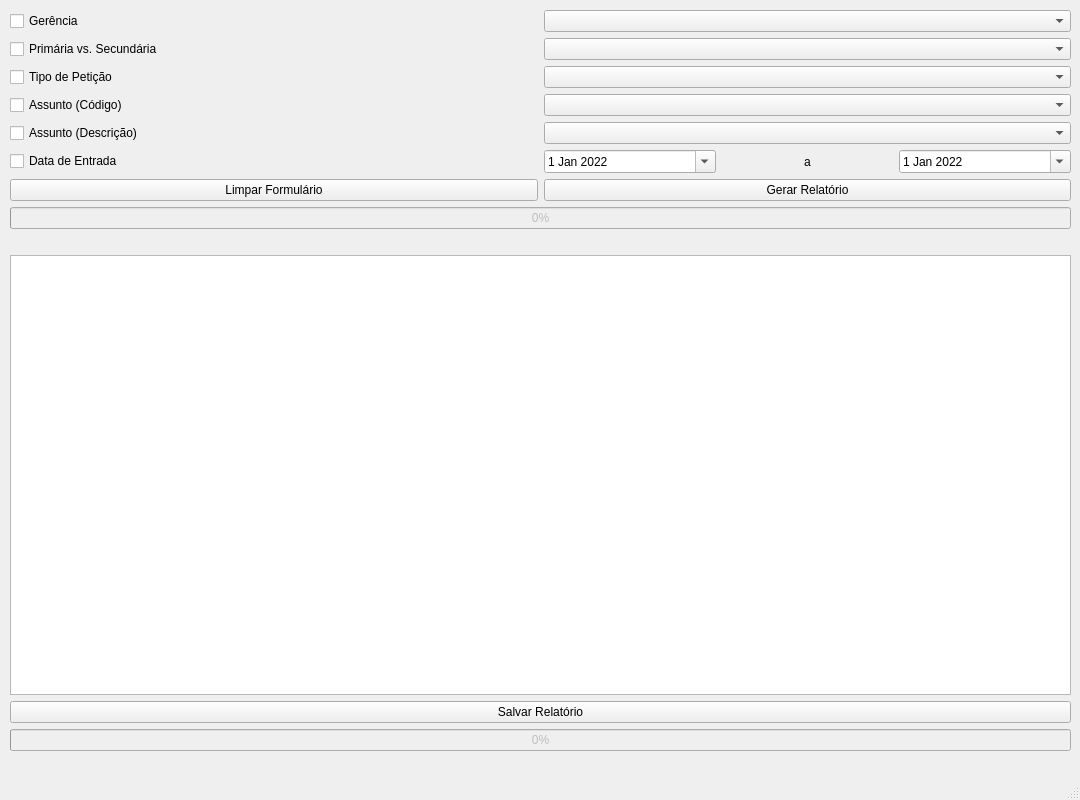
<?xml version="1.0" encoding="UTF-8"?>
<ui version="4.0">
 <class>MainWindow</class>
 <widget class="QMainWindow" name="MainWindow">
  <property name="enabled">
   <bool>true</bool>
  </property>
  <property name="geometry">
   <rect>
    <x>0</x>
    <y>0</y>
    <width>1080</width>
    <height>800</height>
   </rect>
  </property>
  <property name="minimumSize">
   <size>
    <width>1080</width>
    <height>800</height>
   </size>
  </property>
  <property name="maximumSize">
   <size>
    <width>1080</width>
    <height>800</height>
   </size>
  </property>
  <property name="windowTitle">
   <string>Alternativa ao Relatório Datavisa</string>
  </property>
  <widget class="QWidget" name="centralwidget">
   <property name="sizePolicy">
    <sizepolicy hsizetype="Preferred" vsizetype="Preferred">
     <horstretch>0</horstretch>
     <verstretch>0</verstretch>
    </sizepolicy>
   </property>
   <property name="autoFillBackground">
    <bool>false</bool>
   </property>
   <widget class="QWidget" name="">
    <property name="geometry">
     <rect>
      <x>10</x>
      <y>10</y>
      <width>1061</width>
      <height>741</height>
     </rect>
    </property>
    <layout class="QVBoxLayout" name="verticalLayout">
     <item>
      <layout class="QGridLayout" name="gridLayout" rowstretch="0,0,0,0,0,0,0,0,0">
       <item row="4" column="0">
        <widget class="QCheckBox" name="checkBox_DS_Assunto">
         <property name="text">
          <string>Assunto (Descrição)</string>
         </property>
        </widget>
       </item>
       <item row="1" column="0">
        <widget class="QCheckBox" name="checkBox_Primaria">
         <property name="text">
          <string>Primária vs. Secundária</string>
         </property>
        </widget>
       </item>
       <item row="1" column="1">
        <widget class="QComboBox" name="comboBox_Primaria"/>
       </item>
       <item row="2" column="0">
        <widget class="QCheckBox" name="checkBox_Peticao">
         <property name="text">
          <string>Tipo de Petição</string>
         </property>
        </widget>
       </item>
       <item row="2" column="1">
        <widget class="QComboBox" name="comboBox_Peticao"/>
       </item>
       <item row="5" column="0">
        <widget class="QCheckBox" name="checkBox_Entrada">
         <property name="text">
          <string>Data de Entrada</string>
         </property>
        </widget>
       </item>
       <item row="3" column="0">
        <widget class="QCheckBox" name="checkBox_CO_Assunto">
         <property name="text">
          <string>Assunto (Código)</string>
         </property>
        </widget>
       </item>
       <item row="3" column="1">
        <widget class="QComboBox" name="comboBox_CO_Assunto"/>
       </item>
       <item row="4" column="1">
        <widget class="QComboBox" name="comboBox_DS_Assunto"/>
       </item>
       <item row="5" column="1">
        <layout class="QHBoxLayout" name="horizontalLayout">
         <item>
          <widget class="QDateEdit" name="dateEdit_EntradaInicio">
           <property name="dateTime">
            <datetime>
             <hour>0</hour>
             <minute>0</minute>
             <second>0</second>
             <year>2022</year>
             <month>1</month>
             <day>1</day>
            </datetime>
           </property>
           <property name="calendarPopup">
            <bool>true</bool>
           </property>
          </widget>
         </item>
         <item>
          <widget class="QLabel" name="label">
           <property name="text">
            <string>a</string>
           </property>
           <property name="alignment">
            <set>Qt::AlignCenter</set>
           </property>
          </widget>
         </item>
         <item>
          <widget class="QDateEdit" name="dateEdit_EntradaFim">
           <property name="dateTime">
            <datetime>
             <hour>0</hour>
             <minute>0</minute>
             <second>0</second>
             <year>2022</year>
             <month>1</month>
             <day>1</day>
            </datetime>
           </property>
           <property name="calendarPopup">
            <bool>true</bool>
           </property>
          </widget>
         </item>
        </layout>
       </item>
       <item row="0" column="0">
        <widget class="QCheckBox" name="checkBox_Gerencia">
         <property name="text">
          <string>Gerência</string>
         </property>
        </widget>
       </item>
       <item row="6" column="1">
        <widget class="QPushButton" name="pushButton_Gerar">
         <property name="text">
          <string>Gerar Relatório</string>
         </property>
        </widget>
       </item>
       <item row="0" column="1">
        <widget class="QComboBox" name="comboBox_Gerencia"/>
       </item>
       <item row="6" column="0">
        <widget class="QPushButton" name="pushButton_Limpar">
         <property name="text">
          <string>Limpar Formulário</string>
         </property>
        </widget>
       </item>
      </layout>
     </item>
     <item>
      <widget class="QProgressBar" name="progressBar_Gerar">
       <property name="enabled">
        <bool>false</bool>
       </property>
       <property name="value">
        <number>0</number>
       </property>
      </widget>
     </item>
     <item>
      <spacer name="horizontalSpacer">
       <property name="orientation">
        <enum>Qt::Horizontal</enum>
       </property>
       <property name="sizeHint" stdset="0">
        <size>
         <width>758</width>
         <height>20</height>
        </size>
       </property>
      </spacer>
     </item>
     <item>
      <widget class="QTableWidget" name="tableResultado"/>
     </item>
     <item>
      <widget class="QPushButton" name="pushButton_Salvar">
       <property name="text">
        <string>Salvar Relatório</string>
       </property>
      </widget>
     </item>
     <item>
      <widget class="QProgressBar" name="progressBar_Salvar">
       <property name="enabled">
        <bool>false</bool>
       </property>
       <property name="value">
        <number>0</number>
       </property>
      </widget>
     </item>
    </layout>
   </widget>
  </widget>
  <widget class="QMenuBar" name="menubar">
   <property name="geometry">
    <rect>
     <x>0</x>
     <y>0</y>
     <width>1080</width>
     <height>21</height>
    </rect>
   </property>
  </widget>
  <widget class="QStatusBar" name="statusbar"/>
  <action name="actionSalvar_Relat_rio">
   <property name="text">
    <string>Salvar Relatório</string>
   </property>
  </action>
  <action name="actionSair">
   <property name="text">
    <string>Sair</string>
   </property>
  </action>
 </widget>
 <resources/>
 <connections/>
</ui>
